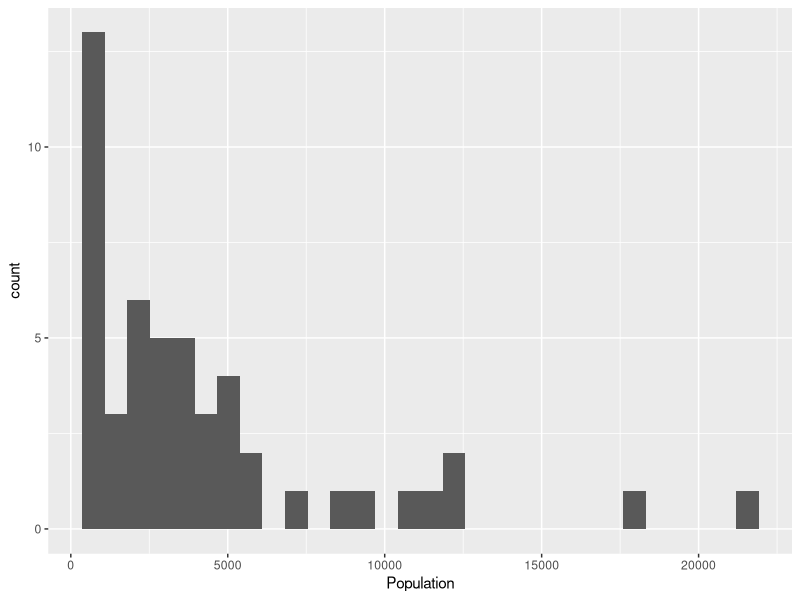
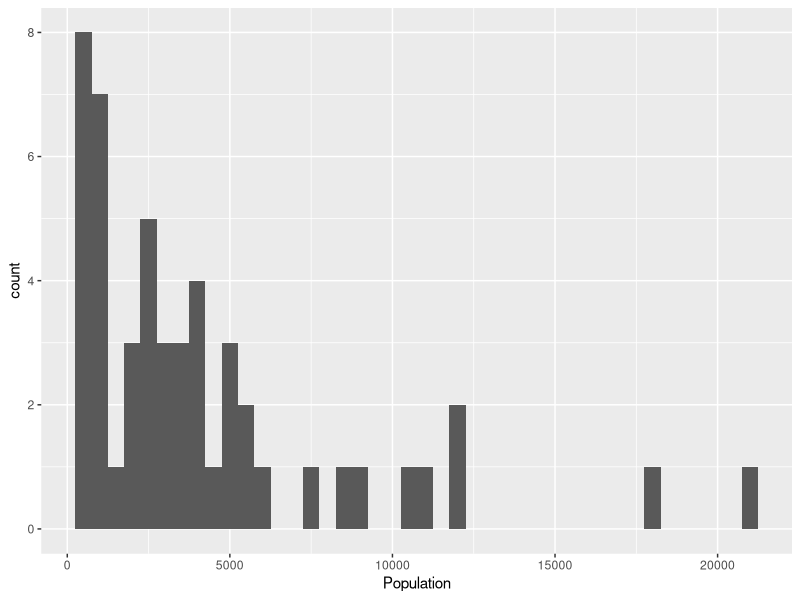
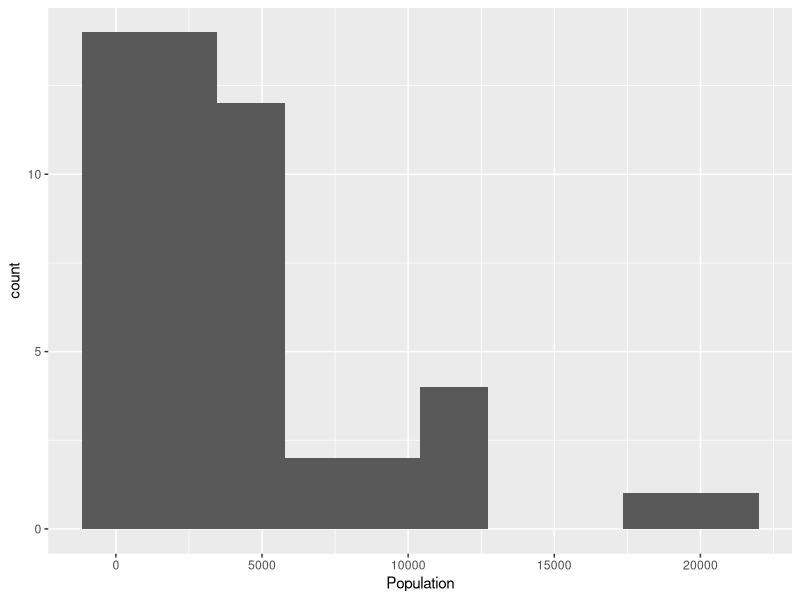
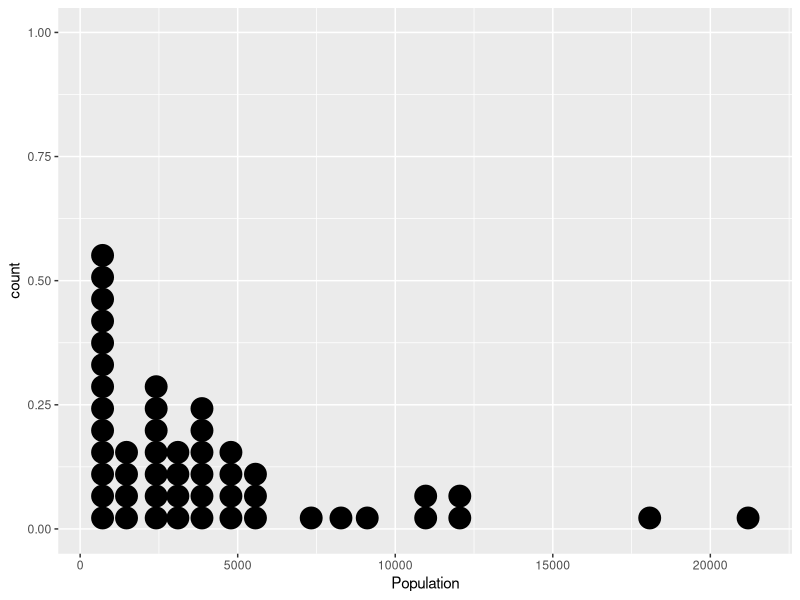
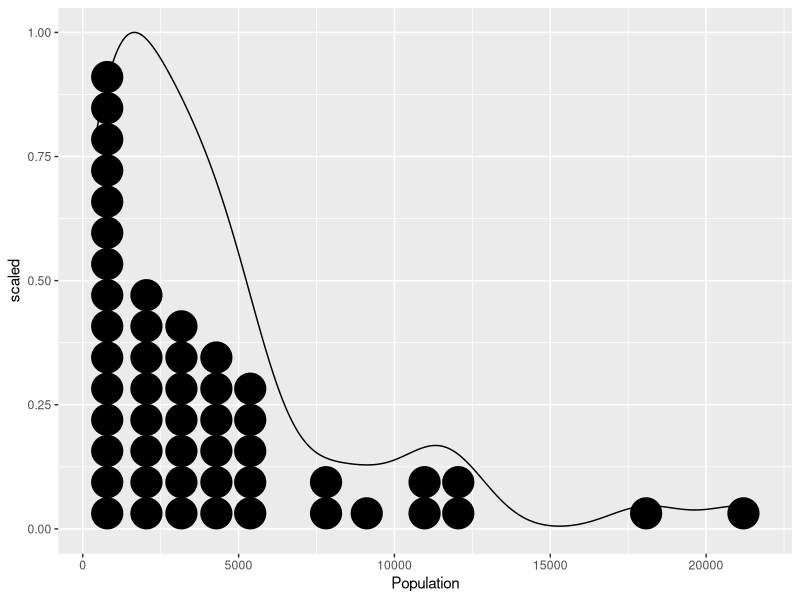
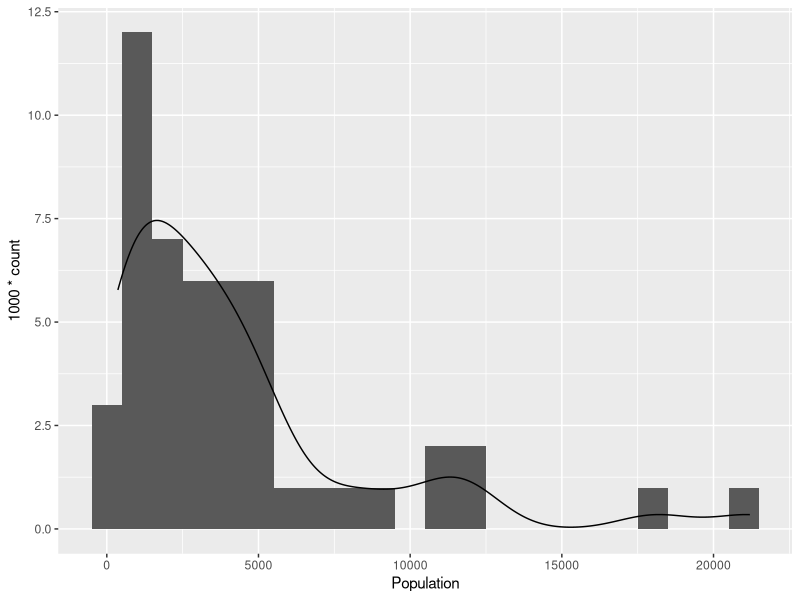
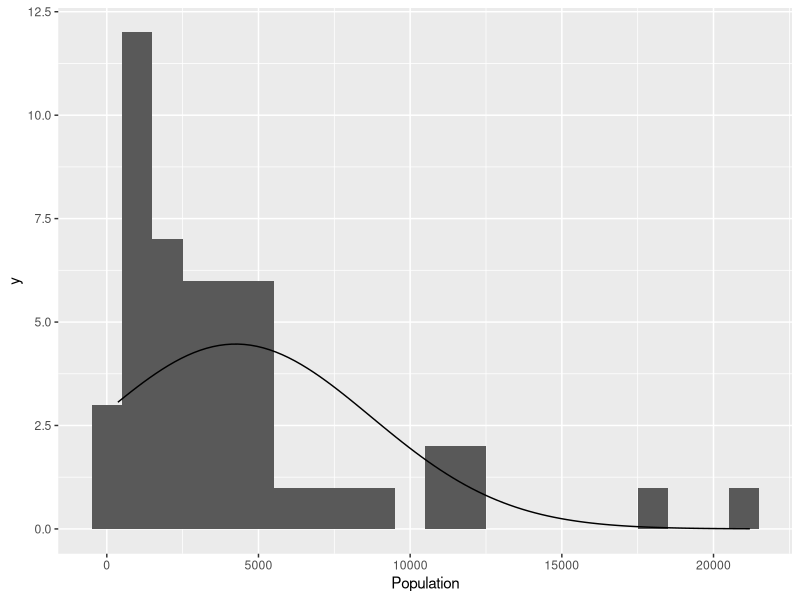
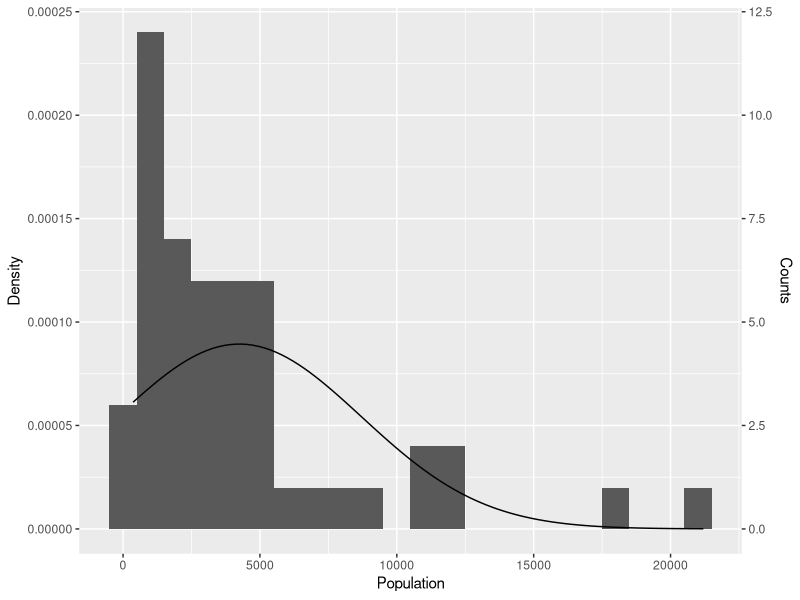

These figures' R source, in order:
## ---- chunk 1
knitr::opts_chunk$set(echo = TRUE)

## ---- chunk 2
if (!("tidyverse" %in% row.names(installed.packages()))) {
  install.packages("tidyverse",repos="https://cloud.r-project.org",dependencies=TRUE)
}
library(tidyverse)
## ---- chunk 3
help(state.x77)
## ---- chunk 4
as_tibble(state.x77) %>% add_column(region=state.region,name=state.name,code=state.abb,center_x=state.center$x,center_y=state.center$y) -> state77
state77
## ---- chunk 5
state77 %>% select(code,Population,Income)
state77 %>% select(code,region:code)
state77 %>% select(-name)
state77 %>% select(code,starts_with("center"))
## ---- chunk 6
state77 %>% mutate(Pop_Density=Population/Area) -> state77a
state77a
## ---- chunk 7
factor(c(1,1,1,2,2,2),levels=1:2,labels=c("Female","Male"))
factor(c("Male","Male","Male","Female","Female","Female"),levels=c("Male","Female"))
ordered(c("H","H","M","M","L","L"), levels=c("L","M","H"))

## ---- chunk 8
factor(c("Male","Female","Non-binary"),levels=c("Male","Female"))
parse_factor(c("Male","Female","Non-binary"),levels=c("Male","Female"))
## ---- chunk 9
recode_factor(c(1,1,1,2,2,2),`1`="Male",`2`="Female")
recode_factor(c(1,1,1,2,2,2),"Male","Female")
recode_factor(c("M","M","F","F"),M="Male",F="Female")
recode_factor(c("White","Black","Latinx","Other"),White="White",.default="Non-White")


## ---- chunk 10
NA+5
mean(c(1,2,NA))
mean(c(1,2,NA),na.rm=TRUE)
## ---- chunk 11
na_if(c(1:5,-9),-9)
starwars %>% select(name,eye_color) %>%
  mutate(eye_color=na_if(eye_color,"unknown"))
## ---- chunk 12
replace_na(c(1,1,0,0,NA),0)
## ---- chunk 13
args(if_else)
## ---- chunk 14
int5 <- -5:5
if_else(int5<0,"-","+")
if_else(int5<0,-int5,int5) #Absolute value
na_if(int5,0)
if_else(na_if(int5,0)<0 ,"-","+","0")
## ---- chunk 15
drupes <- c("Almond","Cashew","Walnut")
c("Peanut","Almond","Hazelnut","Macademia","Cashew") %in% drupes
## ---- chunk 16
state77 %>% filter(!(code %in% c("AK","HI")))
## ---- chunk 17
state77 %>% select(name,Area) %>% filter(Area <200000)
## ---- chunk 18
state77 %>% summarize(N=n(),Income=mean(Income),Population=mean(Population))
## ---- chunk 19
state77 %>% select(Population) %>% summarize(Min=min(Population),Q1=quantile(Population,.25),Q2=median(Population),Q3=quantile(Population,.75),Max=max(Population))
## ---- chunk 20
state77 %>% select(Area,Population) %>% summarize_all(mean,na.rm=TRUE)
## ---- chunk 21
state77 %>% select(Area,Population) %>% summarize_all(list(mean=mean,sd=sd))
## ---- chunk 22
state77 %>% group_by(region) %>% select(Area,Population) %>% summarize_all(list(mean=mean,sd=sd))

## ---- chunk 23
state77 %>% group_by(region) %>%
  select(Area,Population) %>%
  summarise_all(list(Min=min,Q1=function(x){quantile(x,.25)},Q2=median,Q3=function(x){quantile(x,.75)},Max=max))
## ---- chunk 24
ggplot(state77,aes(Population)) + geom_histogram()
## ---- chunk 25
ggplot(state77,aes(Population)) + geom_histogram(binwidth=500)
## ---- chunk 26
ggplot(state77,aes(Population)) + geom_histogram(bins=10)
## ---- chunk 27
ggplot(state77,aes(Population)) + geom_dotplot()
## ---- chunk 28
ggplot(state77,aes(Population)) +geom_dotplot(binwidth=1000) +geom_density(aes(y=..scaled..))
## ---- chunk 29
ggplot(state77,aes(Population)) +geom_histogram(binwidth=1000) +geom_density(aes(y=1000*..count..))
## ---- chunk 30
ggplot(state77,aes(Population)) +geom_histogram(binwidth=1000) +stat_function(fun= function(x) dnorm(x,mean=mean(state77$Population), sd=sd(state77$Population))*nrow(state77)*1000)
## ---- chunk 31
bw <- 1000
ggplot(state77,aes(Population)) + geom_histogram(aes(y=..density..),binwidth=bw) + 
stat_function(fun=dnorm, args=c(mean=mean(state77$Population), sd=sd(state77$Population))) +
scale_y_continuous("Density",sec.axis=sec_axis(trans = ~ . * bw * nrow(state77), name = "Counts"))
                
## ---- chunk 32
ggplot(state77,aes(Population)) + facet_grid(rows=vars(region)) + geom_dotplot()
## ---- chunk 33
ggplot(state77,aes(Population)) + facet_grid(rows=vars(region)) + geom_dotplot(binwidth=750)+geom_density(aes(y=750*..count..))
## ---- chunk 34
ggplot(state77,aes(x=region,y=Population)) + geom_boxplot()
## ---- chunk 35
ggplot(state77,aes(x=region,y=Population)) + geom_violin()
## ---- chunk 36
ggplot(state77,aes(region,Population)) + geom_dotplot(binaxis="y",stackdir="center")
## ---- chunk 37
ggsave("foo.png")
## ---- chunk 38
library(xtable)
print(xtable(state77 %>% group_by(region)%>% select(Population,Area) %>% summarize_all(list(mean=mean,sd=sd))),digits=3,type="html",file="foo.html")

